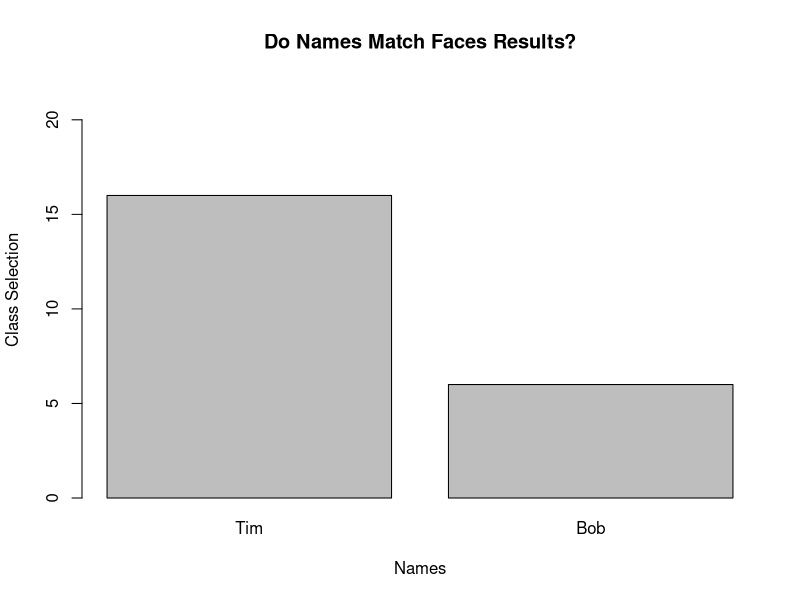
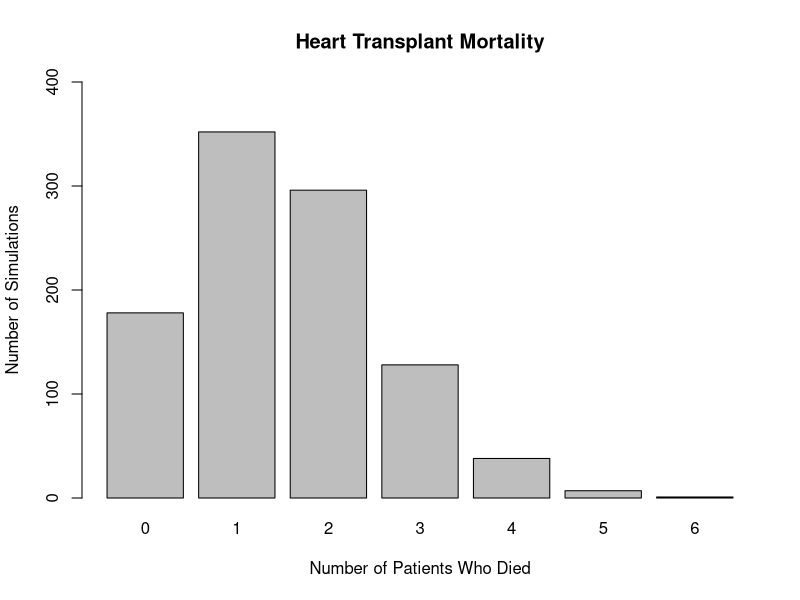

Recreate these plots in R, in order.
## ---- chunk 1
#Create a bar graph, where 16 students chose goatee man out of 22 students.
H <- c(16,6)
barplot(H, main="Do Names Match Faces Results?", xlab="Names", ylab="Class Selection", names.arg=c("Tim","Bob"),
border="black",ylim = c(0, 22))

## ---- chunk 2
#This code is used to compute the p-value.
Pval <- (1-pbinom(15,22,.5))
## ---- chunk 3
#Create a random sample to determine the number of people who would live with a benchmark of 15%
sample(0:1, 10, replace=TRUE, prob=c(0.85,0.15))  
heartDATA <-rbinom(1000, 10, .15)
sum(heartDATA>4)

#Create a bar graph with a sample size of 1000.
barplot(xtabs(~heartDATA), ylim=c(0,400), main="Heart Transplant Mortality", xlab="Number of Patients Who Died", ylab="Number of Simulations")
## ---- chunk 4
#Compute the number of times when 8 or more patients died.
heartDATA[heartDATA>=8]
## ---- chunk 5
#Compute the p-value.
Pval1 <- 1-pbinom(7,10,.15)
## ---- chunk 6
pbinom(2,10,.85)
## ---- chunk 7
#This code is used to create a random sample with a sample size 1000.
sample(0:1, 361, replace=TRUE, prob=c(0.15,0.85))  
heartDATA <-rbinom(1000, 361, .15)
HD <-sum(heartDATA>=71)
## ---- chunk 8
sessionInfo()
